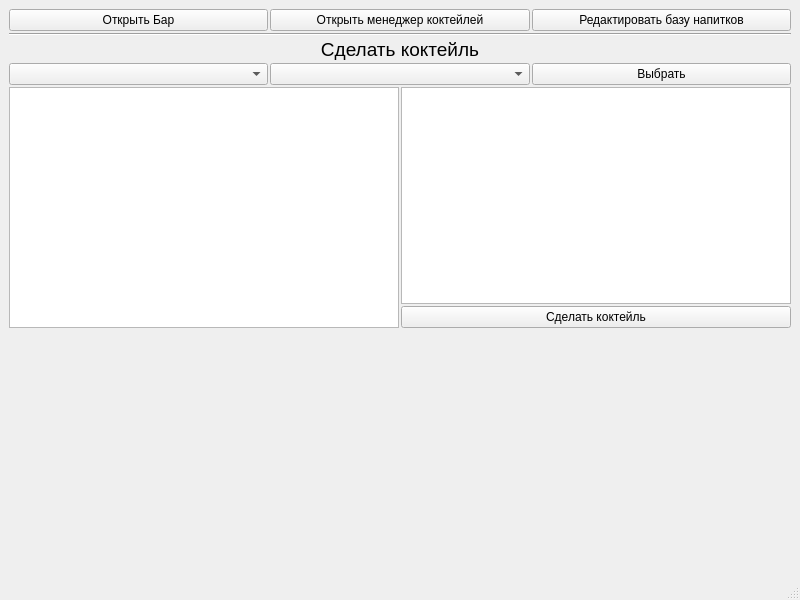
<?xml version="1.0" encoding="UTF-8"?>
<ui version="4.0">
 <class>MainWindow</class>
 <widget class="QMainWindow" name="MainWindow">
  <property name="geometry">
   <rect>
    <x>0</x>
    <y>0</y>
    <width>800</width>
    <height>600</height>
   </rect>
  </property>
  <property name="windowTitle">
   <string>АлкоМетр</string>
  </property>
  <widget class="QWidget" name="centralwidget">
   <layout class="QVBoxLayout" name="verticalLayout">
    <property name="spacing">
     <number>2</number>
    </property>
    <item>
     <layout class="QHBoxLayout" name="Lay_Btn">
      <item>
       <widget class="QPushButton" name="Btn_OpenBar">
        <property name="text">
         <string>Открыть Бар</string>
        </property>
       </widget>
      </item>
      <item>
       <widget class="QPushButton" name="Btn_OpenCoctailManager">
        <property name="text">
         <string>Открыть менеджер коктейлей</string>
        </property>
       </widget>
      </item>
      <item>
       <widget class="QPushButton" name="Btn_EditBase">
        <property name="text">
         <string>Редактировать базу напитков</string>
        </property>
       </widget>
      </item>
     </layout>
    </item>
    <item>
     <widget class="Line" name="line">
      <property name="orientation">
       <enum>Qt::Horizontal</enum>
      </property>
     </widget>
    </item>
    <item>
     <widget class="QLabel" name="label">
      <property name="text">
       <string>&lt;html&gt;&lt;head/&gt;&lt;body&gt;&lt;p align=&quot;center&quot;&gt;&lt;span style=&quot; font-size:14pt;&quot;&gt;Сделать коктейль&lt;/span&gt;&lt;/p&gt;&lt;/body&gt;&lt;/html&gt;</string>
      </property>
     </widget>
    </item>
    <item>
     <layout class="QHBoxLayout" name="Lay_AlcoItems">
      <item>
       <widget class="QComboBox" name="W_typeCoctail"/>
      </item>
      <item>
       <widget class="QComboBox" name="W_coctailName"/>
      </item>
      <item>
       <widget class="QPushButton" name="Btn_Chose">
        <property name="text">
         <string>Выбрать</string>
        </property>
       </widget>
      </item>
     </layout>
    </item>
    <item>
     <layout class="QHBoxLayout" name="Lay_Table">
      <item>
       <widget class="QTableWidget" name="W_CoctailItems"/>
      </item>
      <item>
       <layout class="QVBoxLayout" name="Lay_rightCoctail">
        <item>
         <widget class="QTextBrowser" name="W_About"/>
        </item>
        <item>
         <widget class="QPushButton" name="Btn_CreateCoctail">
          <property name="text">
           <string>Сделать коктейль</string>
          </property>
         </widget>
        </item>
       </layout>
      </item>
     </layout>
    </item>
    <item>
     <spacer name="verticalSpacer">
      <property name="orientation">
       <enum>Qt::Vertical</enum>
      </property>
      <property name="sizeHint" stdset="0">
       <size>
        <width>20</width>
        <height>40</height>
       </size>
      </property>
     </spacer>
    </item>
   </layout>
  </widget>
  <widget class="QMenuBar" name="menubar">
   <property name="geometry">
    <rect>
     <x>0</x>
     <y>0</y>
     <width>800</width>
     <height>22</height>
    </rect>
   </property>
  </widget>
  <widget class="QStatusBar" name="statusbar"/>
 </widget>
 <resources/>
 <connections/>
</ui>
